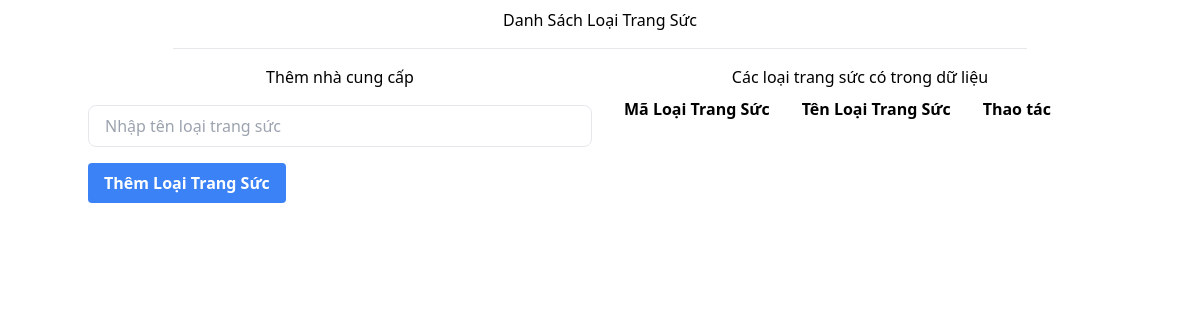
Before: /admins/loaitrangsuc.php with the older database file.
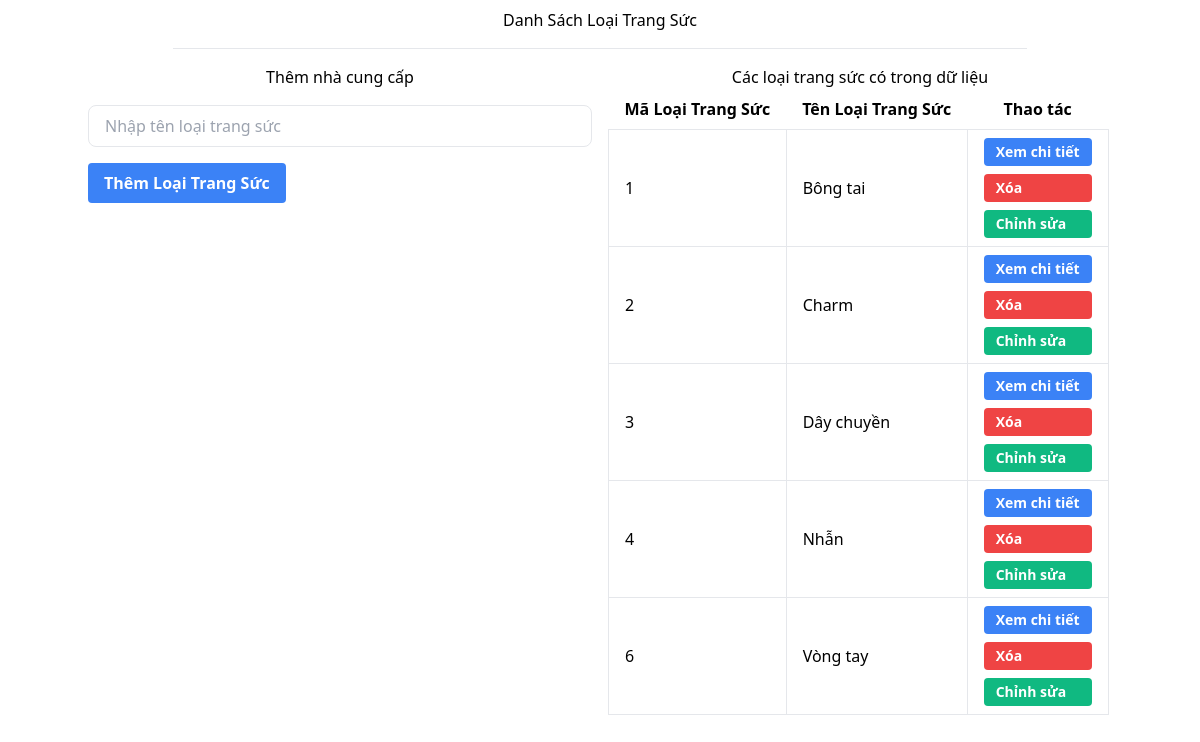
After: the same page with the newer database file.
### tables this page shows
CREATE TABLE `loaitrangsuc` (
  `MaLoaiTrangSuc` int(5) NOT NULL,
  `TenLoaiTrangSuc` varchar(100) NOT NULL
);

### admins/action_loaits.php (called while the page is built, shortened)
<?php
$maloaitrangsuc = "";
$tenloaitrangsuc = "";

### admins/loaitrangsuc.php (the view, shortened to what this page needs)
<?php
include 'action_loaits.php';
?>
<!DOCTYPE html>
<html lang="en">
<head>
    <link href="https://cdn.jsdelivr.net/npm/tailwindcss@2.2.19/dist/tailwind.min.css" rel="stylesheet">
</head>
<body class="bg-white">
    <div class="container mx-auto">
        <div class="container-fluid">
            <div class="flex justify-center">
                <div class="w-10/12">
                    <h3 class="text-center text-dark mt-2">Danh Sách Loại Trang Sức</h3>
                    <hr class="my-4">
                </div>
            </div>
            <div class="grid grid-cols-2 gap-4">
                <div class="col-span-1">
                    <h3 class="text-center text-info">Thêm nhà cung cấp</h3>
                    <form action="action_loaits.php" method="post" enctype="multipart/form-data" class="mt-4">
                        <div class="mb-4">
                            <input type="text" name="tenloaitrangsuc" value="<?= $tenloaitrangsuc; ?>" class="border rounded-lg px-4 py-2 w-full" placeholder="Nhập tên loại trang sức" required>
                        </div>
                        <?php if ($maloaitrangsuc == true) { ?>
                            <input type="submit" name="update" class="bg-green-500 hover:bg-green-600 text-white font-bold py-2 px-4 rounded" value="Cập Nhập">
                        <?php } else { ?>
                            <input type="submit" name="add" class="bg-blue-500 hover:bg-blue-600 text-white font-bold py-2 px-4 rounded" value="Thêm Loại Trang Sức">
                        <?php } ?>
                    </form>
                </div>
                <div class="col-span-1">
                    <?php
                    $query = 'SELECT * FROM loaitrangsuc';
                    $stmt = $conn->prepare($query);
                    $stmt->execute();
                    $result = $stmt->get_result();
                    ?>
                    <h3 class="text-center text-info">Các loại trang sức có trong dữ liệu</h3>
                    <div class="account-list max-h-500 overflow-y-scroll w-900">
                        <table class="table-auto" id="data-table">
                            <thead>
                                <tr>
                                    <th class="px-4 py-2">Mã Loại Trang Sức</th>
                                    <th class="px-4 py-2">Tên Loại Trang Sức</th>
                                    <th class="px-4 py-2">Thao tác</th>
                                </tr>
                            </thead>
                            <tbody>
                                <?php while ($row = $result->fetch_assoc()) { ?>
                                    <tr class="bg-white hover:bg-gray-100 transition duration-300">
                                        <td class="border px-4 py-2"><?= $row['MaLoaiTrangSuc']; ?></td>
                                        <td class="border px-4 py-2"><?= $row['TenLoaiTrangSuc']; ?></td>
                                        <td class="border px-4 py-2">
                                            <div class="flex flex-col">
                                                <a href="details_lts.php?details=<?= $row['MaLoaiTrangSuc']; ?>" class="bg-blue-500 hover:bg-blue-700 text-white font-bold py-1 px-3 rounded mb-2 text-sm">Xem chi tiết</a>
                                                <a href="action_loaits.php?delete=<?= $row['MaLoaiTrangSuc']; ?>" onclick="return confirm('Bạn có chắc là muốn xóa?');" class="bg-red-500 hover:bg-red-700 text-white font-bold py-1 px-3 rounded mb-2 text-sm">Xóa</a>
                                                <a href="loaitrangsuc.php?edit=<?= $row['MaLoaiTrangSuc']; ?>" class="bg-green-500 hover:bg-green-700 text-white font-bold py-1 px-3 rounded text-sm">Chỉnh sửa</a>
                                            </div>
                                        </td>
                                    </tr>
                                <?php } ?>
                            </tbody>
                        </table>
                    </div>
                </div>
            </div>
        </div>
    </div>
</body>
</html>

Changed rows visible on the page:
added loaitrangsuc: MaLoaiTrangSuc "1", TenLoaiTrangSuc "Bông tai"
added loaitrangsuc: MaLoaiTrangSuc "2", TenLoaiTrangSuc "Charm"
added loaitrangsuc: MaLoaiTrangSuc "3", TenLoaiTrangSuc "Dây chuyền"
added loaitrangsuc: MaLoaiTrangSuc "4", TenLoaiTrangSuc "Nhẫn"
added loaitrangsuc: MaLoaiTrangSuc "6", TenLoaiTrangSuc "Vòng tay"
